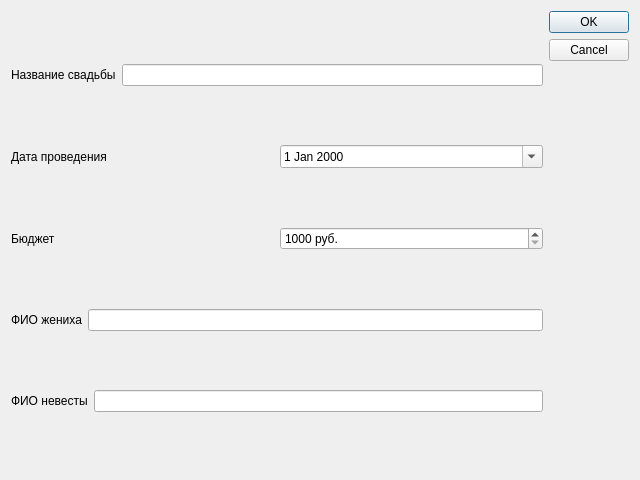
<?xml version="1.0" encoding="UTF-8"?>
<ui version="4.0">
 <class>Dialog</class>
 <widget class="QDialog" name="Dialog">
  <property name="windowModality">
   <enum>Qt::ApplicationModal</enum>
  </property>
  <property name="geometry">
   <rect>
    <x>0</x>
    <y>0</y>
    <width>640</width>
    <height>480</height>
   </rect>
  </property>
  <property name="sizePolicy">
   <sizepolicy hsizetype="Fixed" vsizetype="Fixed">
    <horstretch>0</horstretch>
    <verstretch>0</verstretch>
   </sizepolicy>
  </property>
  <property name="minimumSize">
   <size>
    <width>640</width>
    <height>480</height>
   </size>
  </property>
  <property name="maximumSize">
   <size>
    <width>640</width>
    <height>480</height>
   </size>
  </property>
  <property name="windowTitle">
   <string>Организация свадьбы</string>
  </property>
  <layout class="QHBoxLayout" name="horizontalLayout_6">
   <item>
    <layout class="QVBoxLayout" name="verticalLayout">
     <item>
      <layout class="QHBoxLayout" name="horizontalLayout">
       <item>
        <widget class="QLabel" name="label">
         <property name="text">
          <string>Название свадьбы</string>
         </property>
        </widget>
       </item>
       <item>
        <widget class="QLineEdit" name="nameEdit"/>
       </item>
      </layout>
     </item>
     <item>
      <layout class="QHBoxLayout" name="horizontalLayout_2">
       <item>
        <widget class="QLabel" name="label_2">
         <property name="text">
          <string>Дата проведения</string>
         </property>
        </widget>
       </item>
       <item>
        <widget class="QDateEdit" name="dateEdit">
         <property name="calendarPopup">
          <bool>true</bool>
         </property>
        </widget>
       </item>
      </layout>
     </item>
     <item>
      <layout class="QHBoxLayout" name="horizontalLayout_3">
       <item>
        <widget class="QLabel" name="label_3">
         <property name="text">
          <string>Бюджет</string>
         </property>
        </widget>
       </item>
       <item>
        <widget class="QSpinBox" name="bougetteEdit">
         <property name="suffix">
          <string> руб.</string>
         </property>
         <property name="minimum">
          <number>1000</number>
         </property>
         <property name="maximum">
          <number>1000000000</number>
         </property>
         <property name="singleStep">
          <number>100</number>
         </property>
        </widget>
       </item>
      </layout>
     </item>
     <item>
      <layout class="QHBoxLayout" name="horizontalLayout_4">
       <item>
        <widget class="QLabel" name="label_4">
         <property name="text">
          <string>ФИО жениха</string>
         </property>
        </widget>
       </item>
       <item>
        <widget class="QLineEdit" name="husbandEdit"/>
       </item>
      </layout>
     </item>
     <item>
      <layout class="QHBoxLayout" name="horizontalLayout_5">
       <item>
        <widget class="QLabel" name="label_5">
         <property name="text">
          <string>ФИО невесты</string>
         </property>
        </widget>
       </item>
       <item>
        <widget class="QLineEdit" name="wifeEdit"/>
       </item>
      </layout>
     </item>
    </layout>
   </item>
   <item>
    <widget class="QDialogButtonBox" name="buttonBox">
     <property name="orientation">
      <enum>Qt::Vertical</enum>
     </property>
     <property name="standardButtons">
      <set>QDialogButtonBox::Cancel|QDialogButtonBox::Ok</set>
     </property>
    </widget>
   </item>
  </layout>
 </widget>
 <resources/>
 <connections>
  <connection>
   <sender>buttonBox</sender>
   <signal>accepted()</signal>
   <receiver>Dialog</receiver>
   <slot>accept()</slot>
   <hints>
    <hint type="sourcelabel">
     <x>248</x>
     <y>254</y>
    </hint>
    <hint type="destinationlabel">
     <x>157</x>
     <y>274</y>
    </hint>
   </hints>
  </connection>
  <connection>
   <sender>buttonBox</sender>
   <signal>rejected()</signal>
   <receiver>Dialog</receiver>
   <slot>reject()</slot>
   <hints>
    <hint type="sourcelabel">
     <x>316</x>
     <y>260</y>
    </hint>
    <hint type="destinationlabel">
     <x>286</x>
     <y>274</y>
    </hint>
   </hints>
  </connection>
 </connections>
</ui>
